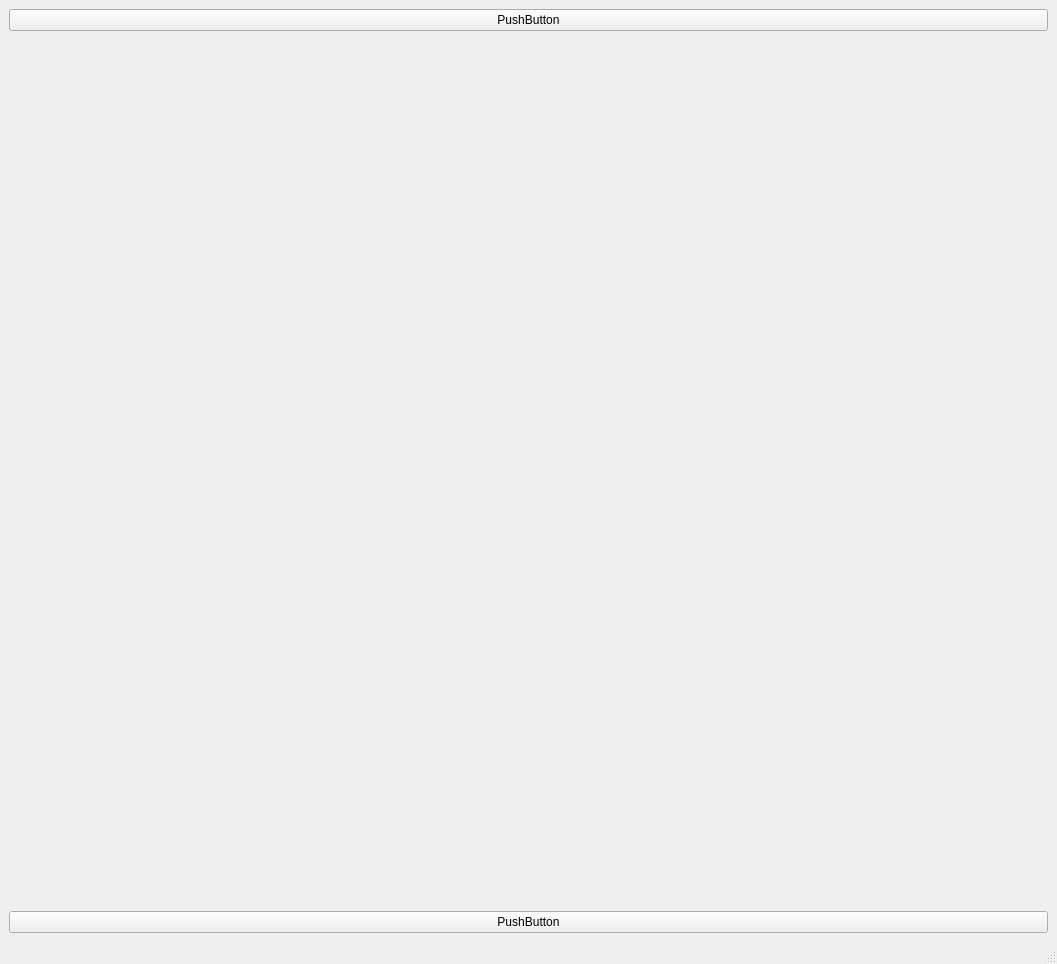
<?xml version="1.0" encoding="UTF-8"?>
<ui version="4.0">
 <class>MainWindow</class>
 <widget class="QMainWindow" name="MainWindow">
  <property name="geometry">
   <rect>
    <x>0</x>
    <y>0</y>
    <width>1057</width>
    <height>964</height>
   </rect>
  </property>
  <property name="windowTitle">
   <string>MainWindow</string>
  </property>
  <property name="expanded" stdset="0">
   <bool>false</bool>
  </property>
  <widget class="QWidget" name="centralwidget">
   <layout class="QVBoxLayout" name="verticalLayout_2">
    <item>
     <layout class="QGridLayout" name="gridLayout">
      <item row="0" column="0">
       <widget class="QPushButton" name="pushButton">
        <property name="text">
         <string>PushButton</string>
        </property>
       </widget>
      </item>
      <item row="4" column="0">
       <widget class="QPushButton" name="pushButton_2">
        <property name="text">
         <string>PushButton</string>
        </property>
       </widget>
      </item>
      <item row="1" column="0">
       <widget class="ExpanderWidget" name="expanderwidget">
        <property name="expanderTitle">
         <string>Expander</string>
        </property>
        <property name="isExpanded" stdset="0">
         <bool>true</bool>
        </property>
        <widget class="QWidget" name="page_expander">
         <layout class="QVBoxLayout" name="verticalLayout_3">
          <item>
           <layout class="QVBoxLayout" name="verticalLayout">
            <item>
             <widget class="QPushButton" name="pushButton_3">
              <property name="text">
               <string>PushButton</string>
              </property>
             </widget>
            </item>
           </layout>
          </item>
         </layout>
        </widget>
       </widget>
      </item>
      <item row="2" column="0">
       <widget class="ExpanderWidget" name="expanderwidget_2">
        <property name="isExpanded" stdset="0">
         <bool>false</bool>
        </property>
        <widget class="QWidget" name="page_3"/>
       </widget>
      </item>
      <item row="3" column="0">
       <spacer name="verticalSpacer">
        <property name="orientation">
         <enum>Qt::Vertical</enum>
        </property>
        <property name="sizeHint" stdset="0">
         <size>
          <width>20</width>
          <height>40</height>
         </size>
        </property>
       </spacer>
      </item>
     </layout>
    </item>
   </layout>
  </widget>
  <widget class="QMenuBar" name="menubar">
   <property name="geometry">
    <rect>
     <x>0</x>
     <y>0</y>
     <width>1057</width>
     <height>20</height>
    </rect>
   </property>
  </widget>
  <widget class="QStatusBar" name="statusbar"/>
 </widget>
 <customwidgets>
  <customwidget>
   <class>ExpanderWidget</class>
   <extends>QWidget</extends>
   <header>expanderwidget.h</header>
   <container>1</container>
  </customwidget>
 </customwidgets>
 <resources/>
 <connections/>
</ui>
